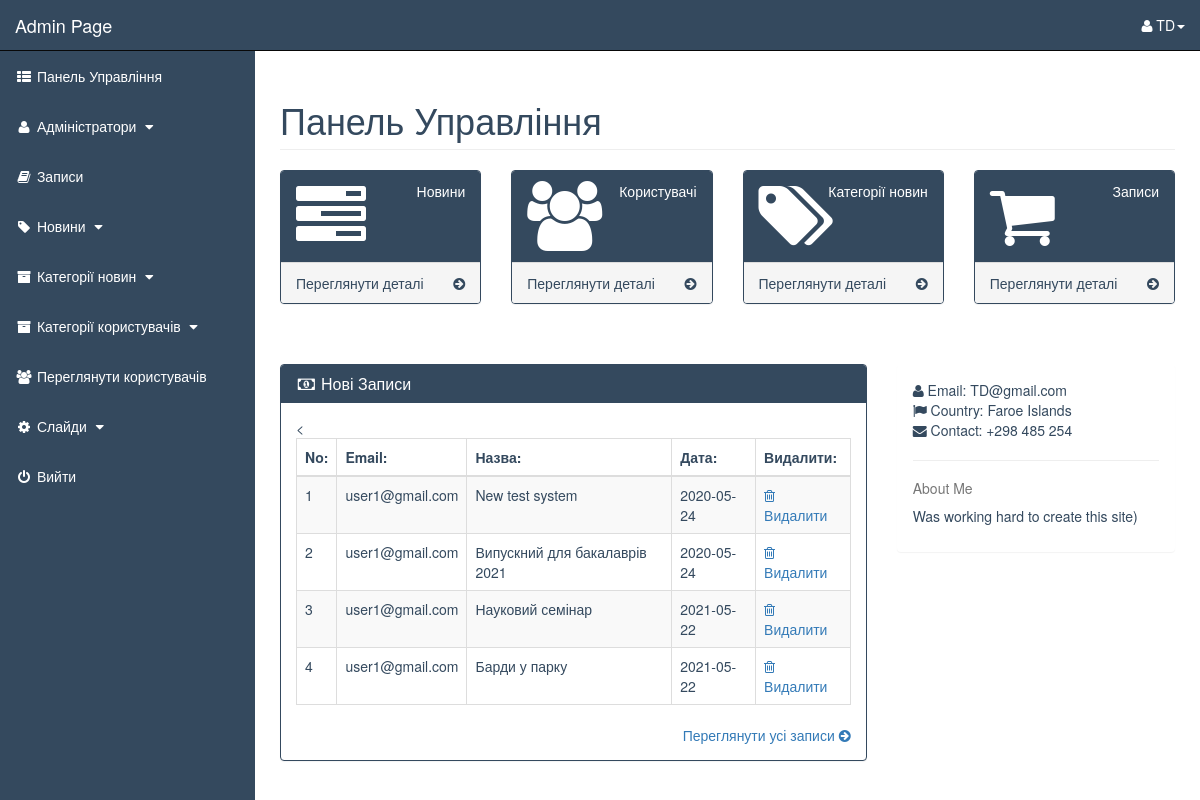
Page /admin_area/index.php?dashboard (signed in) on the committed database.
### tables this page shows
CREATE TABLE `customer_events` (
  `event_id` int(10) NOT NULL,
  `customer_id` int(10) NOT NULL,
  `sub_date` date NOT NULL
);

CREATE TABLE `customers` (
  `customer_id` int(10) NOT NULL,
  `customer_name` varchar(255) NOT NULL,
  `customer_phone` varchar(255) NOT NULL,
  `customer_email` varchar(255) NOT NULL,
  `customer_address` text NOT NULL,
  `customer_city` text NOT NULL,
  `customer_group` text NOT NULL,
  `customer_pass` varchar(255) NOT NULL,
  `customer_ip` varchar(100) NOT NULL
);

CREATE TABLE `events` (
  `event_id` int(10) NOT NULL,
  `e_cat_id` int(10) NOT NULL,
  `cat_id` int(10) NOT NULL,
  `date` timestamp NOT NULL DEFAULT current_timestamp() ON UPDATE current_timestamp(),
  `event_title` text NOT NULL,
  `event_img1` text NOT NULL,
  `event_keywords` text NOT NULL,
  `event_desc` text NOT NULL
);

### admin_area/dashboard.php (the view, shortened to what this page needs)
<?php
    if(!isset($_SESSION['admin_email'])){
        echo "<script>window.open('login.php','_self')</script>";
    }else{
?>
<div class="row">
    <div class="col-lg-12">
        <h1 class="page-header"> Панель Управління </h1>
    </div>
</div>
<div class="row">
    <div class="col-lg-3 col-md-6">
        <div class="panel panel-color">
            <div class="panel-heading">
                <div class="row">
                    <div class="col-xs-3">
                        <i class="fa fa-tasks fa-5x"></i>
                    </div>
                    <div class="col-xs-9 text-right">
                        <div> Новини </div>
                    </div>
                </div>
            </div>
            <a href="index.php?view_products">
                <div class="panel-footer">
                    <span class="pull-left">
                        Переглянути деталі
                    </span>
                    <span class="pull-right">
                        <i class="fa fa-arrow-circle-right"></i>
                    </span>
                    <div class="clearfix"></div>
                </div>
            </a>
        </div>
    </div>
    <div class="col-lg-3 col-md-6">
        <div class="panel panel-color">
            <div class="panel-heading">
                <div class="row">
                    <div class="col-xs-3">
                        <i class="fa fa-users fa-5x"></i>
                    </div>
                    <div class="col-xs-9 text-right">
                        <div> Користувачі </div>
                    </div>
                </div>
            </div>
            <a href="index.php?view_customers">
                <div class="panel-footer">
                    <span class="pull-left">
                    Переглянути деталі
                    </span>
                    <span class="pull-right">
                        <i class="fa fa-arrow-circle-right"></i>
                    </span>
                    <div class="clearfix"></div>
                </div>
            </a>
        </div>
    </div>
    <div class="col-lg-3 col-md-6">
        <div class="panel panel-color">
            <div class="panel-heading">
                <div class="row">
                    <div class="col-xs-3">
                        <i class="fa fa-tags fa-5x"></i>
                    </div>
                    <div class="col-xs-9 text-right">
                        <div> Категорії новин </div>
                    </div>
                </div>
            </div>
            <a href="index.php?view_p_cats">
                <div class="panel-footer">
                    <span class="pull-left">
                    Переглянути деталі
                    </span>
                    <span class="pull-right">
                        <i class="fa fa-arrow-circle-right"></i>
                    </span>
                    <div class="clearfix"></div>
                </div>
            </a>
        </div>
    </div>
    <div class="col-lg-3 col-md-6">
        <div class="panel panel-color">
            <div class="panel-heading">
                <div class="row">
                    <div class="col-xs-3">
                        <i class="fa fa-shopping-cart fa-5x"></i>
                    </div>
                    <div class="col-xs-9 text-right">
                        <div> Записи </div>
                    </div>
                </div>
            </div>
            <a href="index.php?view_orders">
                <div class="panel-footer">
                    <span class="pull-left">
                    Переглянути деталі
                    </span>
                    <span class="pull-right">
                        <i class="fa fa-arrow-circle-right"></i>
                    </span>
                    <div class="clearfix"></div>
                </div>
            </a>
        </div>
    </div>
</div>
<div class="row">
    <div class="col-lg-8">
        <div class="panel panel-color">
            <div class="panel-heading">
                <h3 class="panel-title">
                    <i class="fa fa-money fa-fw"></i> Нові Записи
                </h3>
            </div>
            <div class="panel-body">
                <div class="table-responsive">
                    <table class="table table-hover table-striped table-bordered">
                        <thead>
                            <tr>
                                <<th> No: </th>
                                <th> Email: </th>
                                <th> Назва: </th>
                                <th> Дата: </th>
                                <th> Видалити: </th>
                            </tr>
                        </thead>
                        <tbody>
                            <?php
                                $i=0;
                                $get_events = "select * from customer_events";
                                $run_events = mysqli_query($con,$get_events);
                                while($row_events=mysqli_fetch_array($run_events)){
                                    $events_id = $row_events['event_id'];
                                    $c_id = $row_events['customer_id'];
                                    $get_events1 = "select * from events where event_id='$events_id'";
                                    $run_events1 = mysqli_query($con,$get_events1);
                                    $row_events1 = mysqli_fetch_array($run_events1);
                                    $events_title = $row_events1['event_title'];
                                    $get_customer = "select * from customers where customer_id='$c_id'";
                                    $run_customer = mysqli_query($con,$get_customer);
                                    $row_customer = mysqli_fetch_array($run_customer);
                                    $customer_email = $row_customer['customer_email'];
                                    $get_e_sub = "select * from customer_events where event_id='$events_id'";
                                    $run_e_sub = mysqli_query($con,$get_e_sub);
                                    $row_e_sub = mysqli_fetch_array($run_e_sub);
                                    $event_date = $row_e_sub['sub_date'];
                                    $i++;
                            ?>
                            <tr>
                                <td> <?php echo $i; ?> </td>
                                <td> <?php echo $customer_email; ?> </td>
                                <td> <?php echo $events_title; ?> </td>
                                <td> <?php echo $event_date; ?> </td>
                                <td>
                                     <a href="index.php?delete_order=<?php echo $events_id; ?>">
                                        <i class="fa fa-trash-o"></i> Видалити
                                     </a>
                                </td>
                            </tr>
                            <?php } ?>
                        </tbody>
                    </table>
                </div>
                <div class="text-right">
                    <a href="index.php?view_orders">
                        Переглянути усі записи <i class="fa fa-arrow-circle-right"></i>
                    </a>
                </div>
            </div>
        </div>
    </div>
    <div class="col-md-4">
        <div class="panel">
            <div class="panel-body">
                <div class="mb-md">
                    <div class="widget-content-expanded">
                        <i class="fa fa-user"></i> <span> Email: </span> <?php echo $admin_email; ?> <br/>
                        <i class="fa fa-flag"></i> <span> Country: </span> <?php echo $admin_country; ?> <br/>
                        <i class="fa fa-envelope"></i> <span> Contact: </span> <?php echo $admin_phone; ?> <br/>
                    </div>
                    <hr class="dotted short">
                    <h5 class="text-muted"> About Me</h5>
                    <p>
                        <?php echo $admin_about; ?>
                    </p>
                </div>
            </div>
        </div>
    </div>
</div>
<?php } ?><?php

### admin_area/includes/sidebar.php (shortened to what this page needs)
<?php
    if(!isset($_SESSION['admin_email'])){
        echo "<script>window.open('../login.php','_self')</script>";
    }else{
?>
<nav class="navbar navbar-inverse navbar-fixed-top">
    <div class="navbar-header">
        <a href="index.php?dashboard" class="navbar-brand">Admin Page</a>
    </div>
    <ul class="nav navbar-right top-nav">
        <li class="dropdown">
            <a href="#" class="dropdown-toggle" data-toggle="dropdown">
                <i class="fa fa-user"></i></i> <?php echo $admin_name;  ?><b class="caret"></b>
            </a>
        </li>
    </ul>
    <div class="collapse navbar-collapse navbar-ex1-collapse">
        <ul class="nav navbar-nav side-nav">
            <li>
                <a href="index.php?dashboard">
                    <i class="fa fa-fw fa-th-list"></i> Панель Управління
                </a>
            </li>
            <li>
                <a href="#" data-toggle="collapse" data-target="#users">
                    <i class="fa fa-fw fa-user "></i> Адміністратори
                    <i class="fa fa-fw fa-caret-down"></i>
                </a>
            </li>
            <li>
                <a href="index.php?view_orders">
                    <i class="fa fa-fw fa-book"></i> Записи
                </a>
            </li>
            <li>
                <a href="#" data-toggle="collapse" data-target="#products">
                        <i class="fa fa-fw fa-tag"></i> Новини
                        <i class="fa fa-fw fa-caret-down"></i>
                </a>
             </li>
            <li>
                <a href="#" data-toggle="collapse" data-target="#p_cat">
                        <i class="fa fa-fw fa-archive"></i> Категорії новин
                        <i class="fa fa-fw fa-caret-down"></i>
                </a>
            </li>
            <li>
                <a href="#" data-toggle="collapse" data-target="#cat">
                        <i class="fa fa-fw fa-archive"></i> Категорії користувачів
                        <i class="fa fa-fw fa-caret-down"></i>
                </a>
            </li>
            <li>
                <a href="index.php?view_customers">
                    <i class="fa fa-fw fa-users"></i> Переглянути користувачів
                </a>
            </li>
            <li>
                <a href="#" data-toggle="collapse" data-target="#slides">
                        <i class="fa fa-fw fa-gear"></i> Слайди
                        <i class="fa fa-fw fa-caret-down"></i>
                </a>
            </li>
            <li>
                <a href="logout.php">
                    <i class="fa fa-fw fa-power-off"></i> Вийти
                </a>
            </li>
        </ul>
    </div>
</nav>
<?php } ?>

### admin_area/css/style1.css (style rules this page uses)
.navbar { color: #ffffff !important; background-color: #34495E; }
.navbar-header>a { color: #ffffff !important; }
.top-nav>li { display: inline-block; }
.top-nav>li>a { color: #ffffff !important; line-height: 20px; padding-top: 15px; padding-bottom: 15px; }
@media (min-width: 768px) { .side-nav { position: fixed; top: 51px; bottom: 0; width: 255px; overflow-y: auto; overflow-x: hidden; background-color: #34495E; padding-bottom: 40px; border-radius: 0; } }
@media (min-width: 768px) { .side-nav>li>a { color: #ffffff; width: 255px; } }
.dropdown { margin-right: 15px; }
.side-nav>li>a { color: #ffffff !important; }
.panel-color { border-color: #34495E; }
.panel-color>.panel-heading { color: #ffffff; background-color: #34495E; }
.panel-color>a { color: #34495E; }

### rows in the picture
customer_events: customer.customer_email "user1@gmail.com", event.event_title "New test system", sub_date "2020-05-24"
customer_events: customer.customer_email "user1@gmail.com", event.event_title "Випускний для бакалаврів 2021", sub_date "2020-05-24"
customer_events: customer.customer_email "user1@gmail.com", event.event_title "Науковий семінар", sub_date "2021-05-22"
customer_events: customer.customer_email "user1@gmail.com", event.event_title "Барди у парку", sub_date "2021-05-22"

### other values in the picture
$admin_name "TD"
$admin_email "TD@gmail.com"
$admin_country "Faroe Islands"
$admin_phone "+298 485 254"
$admin_about "Was working hard to create this site)"
